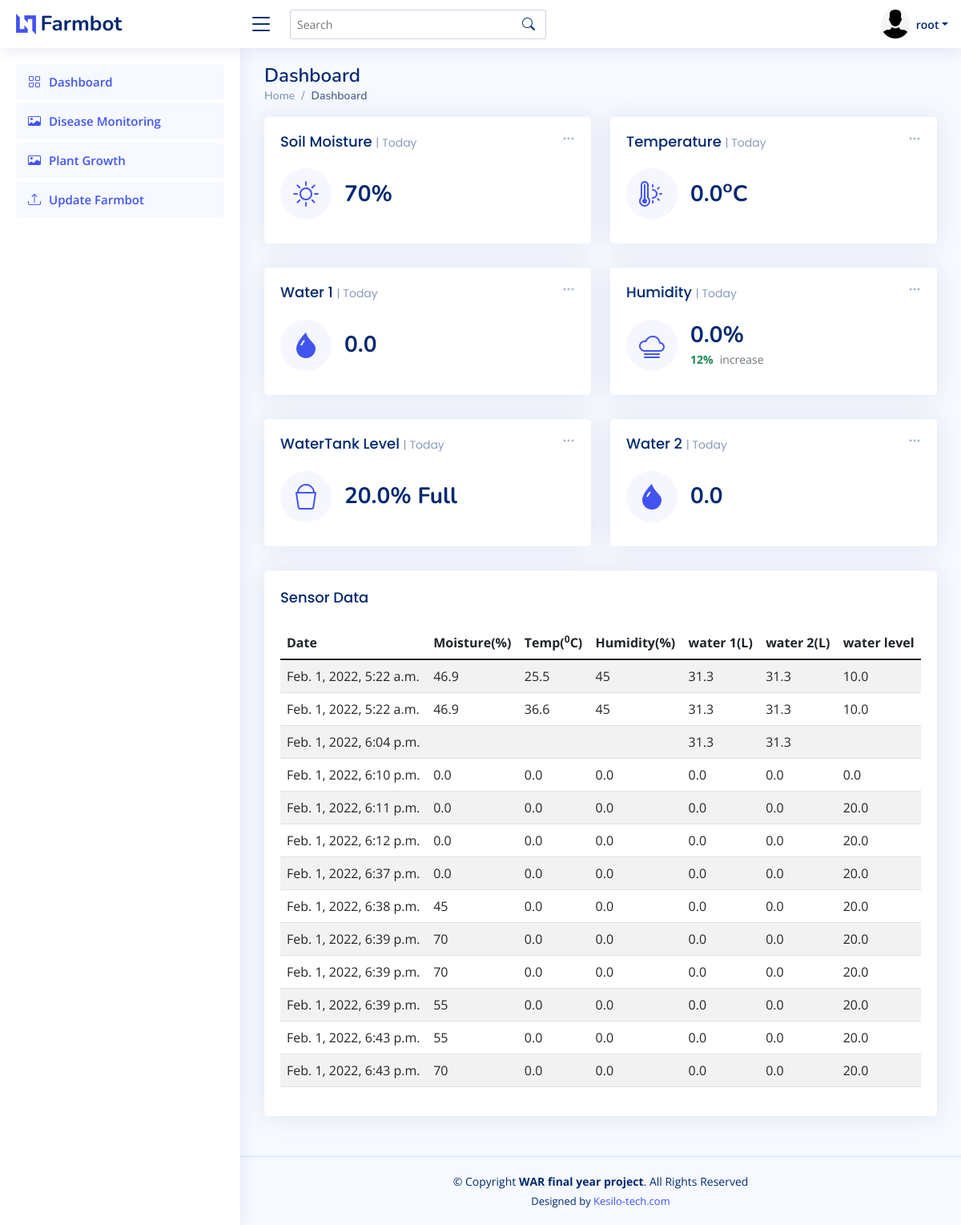
Page / (signed in) on the earlier database version.
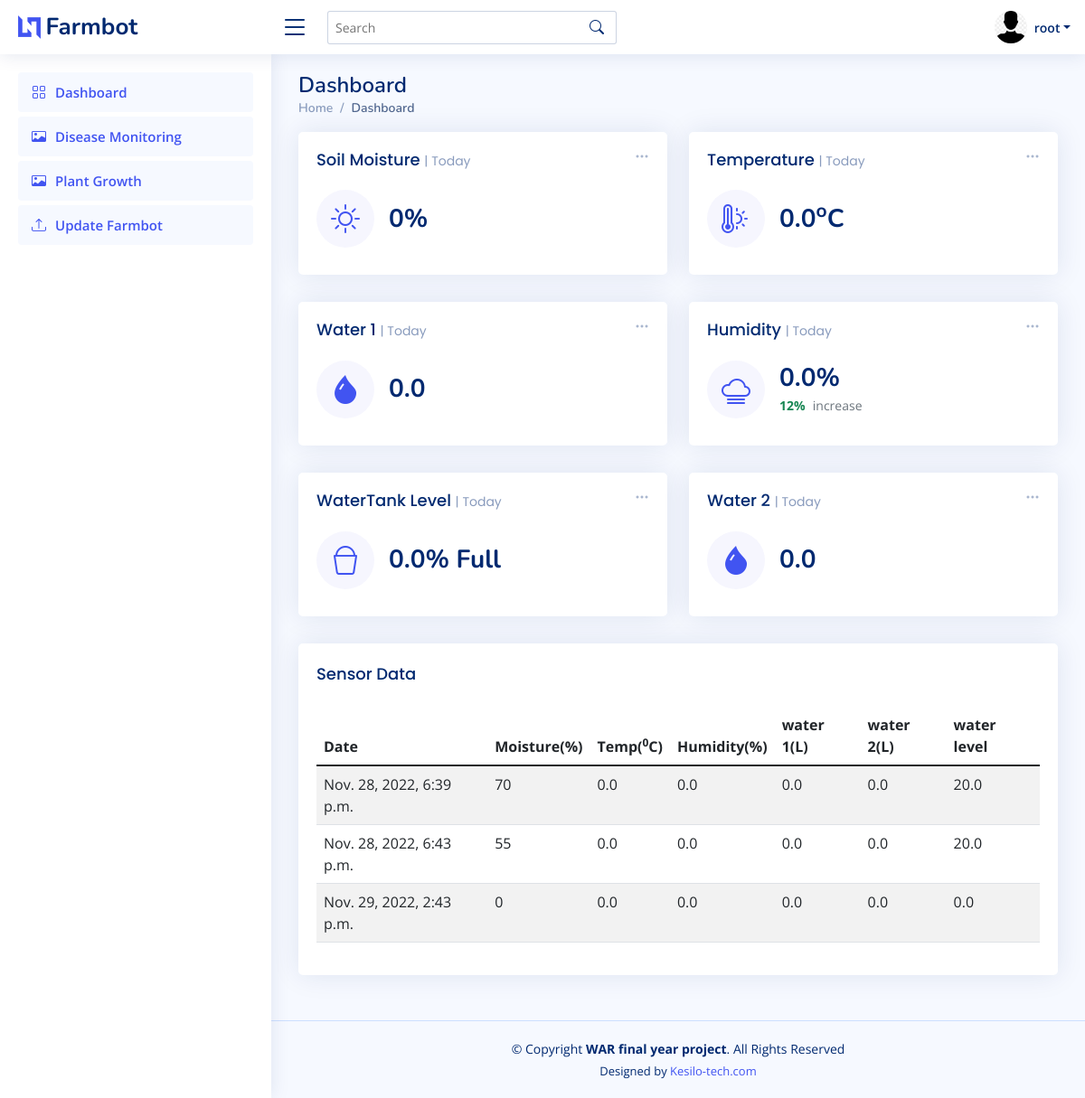
Same page on the later database version.
### API/models.py (models this page shows, shortened)
class Sensors(models.Model):
	light = models.CharField(max_length=10,blank=True)
	humidity = models.CharField(max_length=10,blank=True)
	temperature = models.CharField(max_length=10,blank=True)
	flowrate1 = models.CharField(max_length=10,blank=True,default=31.3)
	flowrate2 = models.CharField(max_length=10,blank=True,default=31.3)
	soil_moisture = models.CharField(max_length=10,blank=True)
	distance = models.CharField(max_length=10,blank=True)
	created = models.DateTimeField(auto_now=True)

### API/views.py (the view)
# urls.py: path('', IndexView.as_view(), name='home'),
class IndexView(View):
	def get(self,request):
		if(request.user.is_authenticated != True):
			return redirect('/login')
		sensor = Sensors.objects.last()
		allSensors = Sensors.objects.all()
		data = {
			'sensor':sensor,
			'allSensors':allSensors,
		}
		return render(request, "index.html", data)

### API/templates/index.html (shortened to what the changed rows need)
{% extends 'base.html' %}
{% block content %}
<section class="section dashboard">
  <div class="row">
    <div class="col-lg-12">
      <div class="row">
        <div class="col-xxl-4 col-md-6">
          <div class="card info-card sales-card">
            <div class="card-body">
                <div class="d-flex align-items-center">
                  <div class="ps-3">
                    <h6>{{sensor.soil_moisture}}%</h6>
                  </div>
                </div>
            </div>
          </div>
        </div>
        <div class="col-xxl-4 col-md-6">
          <div class="card info-card sales-card">
            <div class="card-body">
                <div class="d-flex align-items-center">
                  <div class="ps-3">
                    <h6>{{sensor.temperature}}<sup>o</sup>C</h6>
                  </div>
                </div>
            </div>
          </div>
        </div>
        <div class="col-xxl-4 col-md-6">
          <div class="card info-card sales-card">
            <div class="card-body">
                <div class="d-flex align-items-center">
                  <div class="ps-3">
                    <h6>{{sensor.flowrate1}}</h6>
                  </div>
                </div>
            </div>
          </div>
        </div>
        <div class="col-xxl-4 col-md-6">
          <div class="card info-card sales-card">
            <div class="card-body">
                <div class="d-flex align-items-center">
                  <div class="ps-3">
                    <h6>{{sensor.humidity}}%</h6>
                    <span class="text-success small pt-1 fw-bold">12%</span> <span class="text-muted small pt-2 ps-1">increase</span>
                  </div>
                </div>
            </div>
          </div>
        </div>
        <div class="col-xxl-4 col-md-6">
          <div class="card info-card sales-card">
            <div class="card-body">
                <div class="d-flex align-items-center">
                  <div class="ps-3">
                    <h6>{{sensor.distance}}% Full</h6>
                  </div>
                </div>
            </div>
          </div>
        </div>
        <div class="col-xxl-4 col-md-6">
          <div class="card info-card sales-card">
            <div class="card-body">
                <div class="d-flex align-items-center">
                  <div class="ps-3">
                    <h6>{{sensor.flowrate2}}</h6>
                  </div>
                </div>
            </div>
          </div>
        </div>
      </div>
    </div>
  </div>
  <div class="row">
    <div class="col-lg-12">
      <div class="card">
        <div class="card-body">
          <table class="table table-striped">
            <thead>
              <th>Date</th>
              <th>Moisture(%)</th>
              <th>Temp(<sup>0</sup>C)</th>
              <th>Humidity(%)</th>
              <th>water 1(L)</th>
              <th>water 2(L)</th>
              <th>water level</th>
            </thead>
            <tbody>
              {% for alls in allSensors %}
              <tr>
                <td>{{alls.created}}</td>
                <td>{{alls.soil_moisture}}</td>
                <td>{{alls.temperature}}</td>
                <td>{{alls.humidity}}</td>
                <td>{{alls.flowrate1}}</td>
                <td>{{alls.flowrate2}}</td>
                <td>{{alls.distance}}</td>
              </tr>
              {% endfor %}
            </tbody>
          </table>
        </div>
      </div>
    </div>
  </div>
</section>
{% endblock %}

Differences in the rows shown:
removed Sensors: created "Feb. 1, 2022, 5:22 a.m.", soil_moisture "46.9", temperature "25.5", humidity "45", flowrate1 "31.3", flowrate2 "31.3", distance "10.0"
removed Sensors: created "Feb. 1, 2022, 5:22 a.m.", soil_moisture "46.9", temperature "36.6", humidity "45", flowrate1 "31.3", flowrate2 "31.3", distance "10.0"
removed Sensors: created "Feb. 1, 2022, 6:04 p.m.", flowrate1 "31.3", flowrate2 "31.3"
removed Sensors: created "Feb. 1, 2022, 6:10 p.m.", soil_moisture "0.0", temperature "0.0", humidity "0.0", flowrate1 "0.0", flowrate2 "0.0", distance "0.0"
removed Sensors: created "Feb. 1, 2022, 6:11 p.m.", soil_moisture "0.0", temperature "0.0", humidity "0.0", flowrate1 "0.0", flowrate2 "0.0", distance "20.0"
removed Sensors: created "Feb. 1, 2022, 6:12 p.m.", soil_moisture "0.0", temperature "0.0", humidity "0.0", flowrate1 "0.0", flowrate2 "0.0", distance "20.0"
removed Sensors: created "Feb. 1, 2022, 6:37 p.m.", soil_moisture "0.0", temperature "0.0", humidity "0.0", flowrate1 "0.0", flowrate2 "0.0", distance "20.0"
removed Sensors: created "Feb. 1, 2022, 6:38 p.m.", soil_moisture "45", temperature "0.0", humidity "0.0", flowrate1 "0.0", flowrate2 "0.0", distance "20.0"
removed Sensors: created "Feb. 1, 2022, 6:39 p.m.", soil_moisture "70", temperature "0.0", humidity "0.0", flowrate1 "0.0", flowrate2 "0.0", distance "20.0"
removed Sensors: created "Feb. 1, 2022, 6:39 p.m.", soil_moisture "55", temperature "0.0", humidity "0.0", flowrate1 "0.0", flowrate2 "0.0", distance "20.0"
changed Sensors: soil_moisture "70" → "0"; distance "20.0" → "0.0"; created "Feb. 1, 2022, 6:43 p.m." → "Nov. 29, 2022, 2:43 p.m."
changed Sensors: created "Feb. 1, 2022, 6:39 p.m." → "Nov. 28, 2022, 6:39 p.m."
changed Sensors: created "Feb. 1, 2022, 6:43 p.m." → "Nov. 28, 2022, 6:43 p.m."
